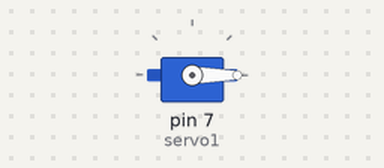
Recording of a sketch running on a simulated Arduino Uno, built with avr-gcc and run on an emulated ATmega328P. Parts: servo.

Above: at 0.05 s.
At 1.05 s:
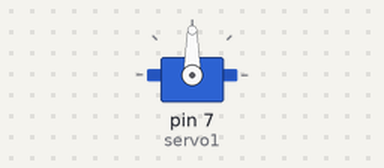
At 2.1 s:
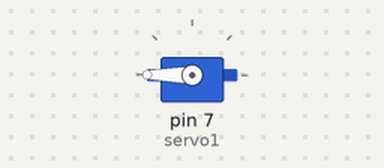
Timing chart, 0 to 4.8 s (numbered marks = the images above):
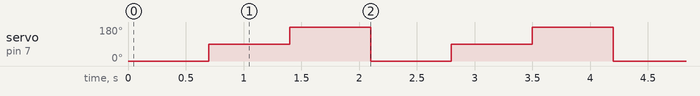

The sketch:

servosAutomaticos.ino
```cpp
#include <Servo.h>

Servo servo1;

void setup()
{
  servo1.attach(7,600,1500);
}

void loop()
{
  servo1.write(0);
  delay(700);

  servo1.write(90);
  delay(700);

  servo1.write(180);
  delay(700);

}
```

Measured:
- by itself, servo on pin 7 (servo1): repeats every 2.1 s: 180° 0.70 s, 0° 0.70 s, 90° 0.70 s
